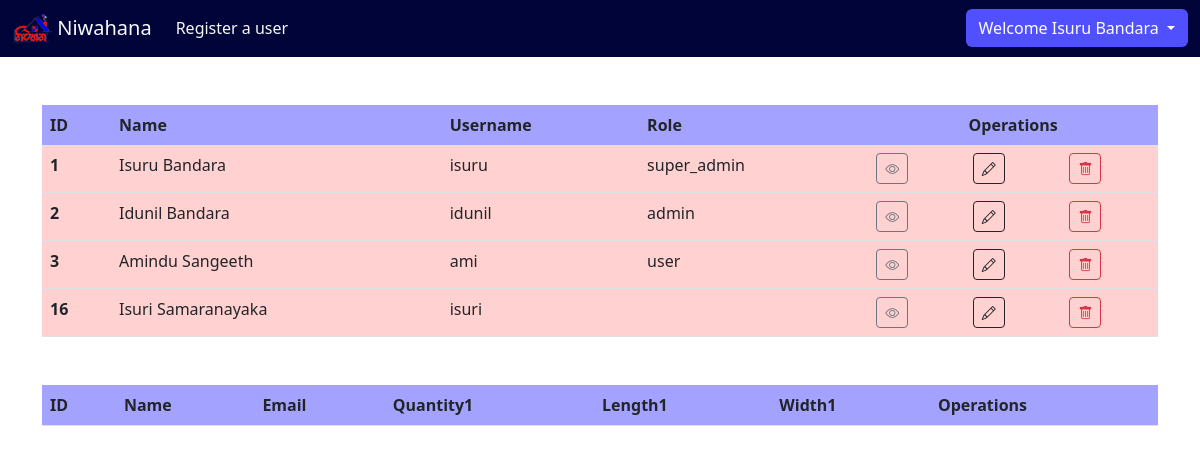
The page /admin/includes/home.php (signed in) on the database as committed earlier.
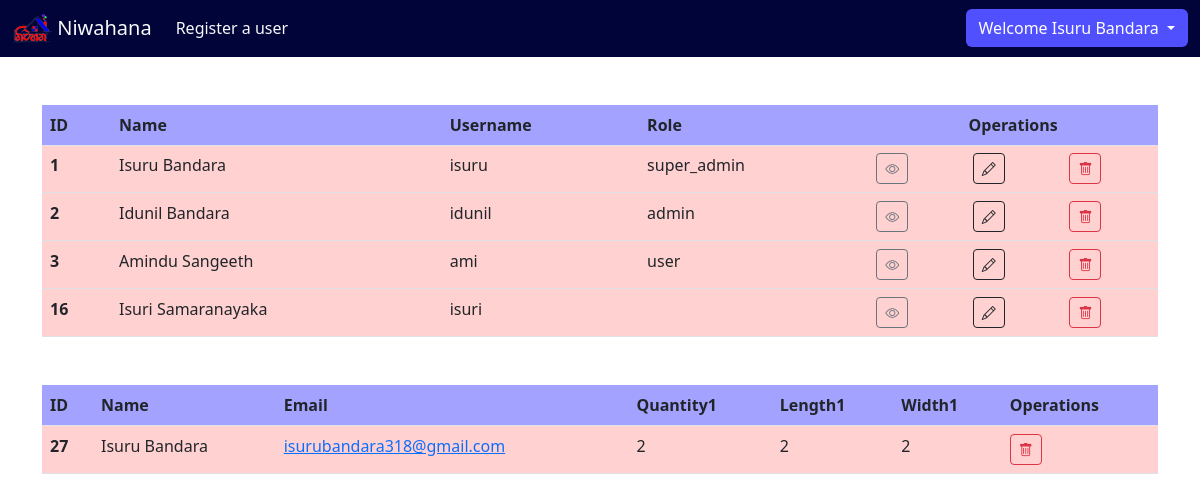
The same page on the database as committed later.
### tables this page shows
CREATE TABLE `details2` (
  `id` int(10) NOT NULL,
  `Name` varchar(255) NOT NULL,
  `email` varchar(255) NOT NULL,
  `Quantity1` int(255) NOT NULL,
  `Length1` int(255) NOT NULL,
  `Width1` int(255) NOT NULL
);

### admin/includes/home.php (the view, shortened to what this page needs)
<?php include "../header.php"?>
<body class="main-container">
    <?php
  if ($_SESSION['role'] == 'super_admin'){
?>
    <nav class="navbar sticky-top navbar-expand-lg navc">
        <div class="container-fluid">
            <a class="navbar-brand text-light" href="../../view.php">
                <img src="../../img/logo2.png" alt="Logo" width="40" class="d-inline-block align-text-top">
                Niwahana
            </a>
            <div class="collapse navbar-collapse" id="navbarText1">
                <ul class="navbar-nav me-auto mb-2 mb-lg-0">
                    <li class="nav-item">
                        <a class="nav-link text-light" href="../../register.php">Register a user</a>
                    </li>
                </ul>
                <div class="dropdown">
                    <button class="btn btnprofile dropdown-toggle" type="button" id="dropdownMenuButton1"
                        data-bs-toggle="dropdown" aria-expanded="false">
                        Welcome <?php echo $_SESSION['name'] ?>
                    </button>
                </div>
            </div>
        </div>
    </nav>
    <div class="container">
        <table class="table rounded-4 mt-5 table-hover tablerole">
            <thead>
                <tr class="tablebg1">
                    <th scope="col">ID</th>
                    <th scope="col">Name</th>
                    <th scope="col">Username</th>
                    <th scope="col">Role</th>
                    <th scope="col" colspan="3" class="text-center">Operations</th>
                </tr>
            </thead>
            <tbody>
                <tr styl>
                    <?php
            $query="SELECT * FROM login";
            $view_users= mysqli_query($conn,$query);
            while($row= mysqli_fetch_assoc($view_users)){
              $id = $row['id'];
              $name = $row['name'];
              $username = $row['username'];
              $role = $row['role'];
              echo "<tr class='tablebg2'>";
              echo " <th scope='row' >{$id}</th>";
              echo " <td > {$name}</td>";
              echo " <td > {$username}</td>";
              echo " <td >{$role} </td>";
              echo " <td class=''> <a href='view.php?user_id={$id}' class='btn btn-sm btn-outline-secondary'> <i class='bi bi-eye'></i> </a> </td>";
              echo " <td class='' > <a href='update.php?edit&user_id={$id}' class='btn btn-sm btn-outline-dark'><i class='bi bi-pencil'></i> </a> </td>";
              echo " <td  class=''>  <a href='delete.php?delete={$id}'\" onClick=\"return confirm('Are you sure you want to delete?')\" class='btn btn-sm btn-outline-danger'> <i class='bi bi-trash'></i> </a> </td>";
              echo " </tr> ";
                  }
                ?>
                </tr>
            </tbody>
        </table>
        <table class="table rounded-4 mt-5 table-hover tabledata">
            <thead>
                <tr class="tablebg1">
                    <th scope="col">ID</th>
                    <th scope="col">Name</th>
                    <th scope="col">Email</th>
                    <th scope="col">Quantity1</th>
                    <th scope="col">Length1</th>
                    <th scope="col">Width1</th>
                    <th scope="col">Operations</th>
                </tr>
            </thead>
            <tbody>
                <tr>
                    <?php
            $query="SELECT * FROM details2";
            $view_users= mysqli_query($conn,$query);
            while($row= mysqli_fetch_assoc($view_users)){
              $id = $row['id'];
              $name = $row['Name'];
              $email = $row['email'];
              $Quantity1 = $row['Quantity1'];
              $Length1 = $row['Length1'];
              $Width1 = $row['Width1'];
              echo "<tr class='tablebg2'>";
              echo " <th scope='row' >{$id}</th>";
              echo " <td > {$name}</td>";
              echo " <td > <a href = 'mailto:{$email}'>{$email}</a></td>";
              echo " <td >{$Quantity1} </td>";
              echo " <td >{$Length1} </td>";
              echo " <td >{$Width1} </td>";
              echo " <td  class=''>  <a href='delete2.php?delete={$id}'\" onClick=\"return confirm('Are you sure you want to delete?')\" class='btn btn-sm btn-outline-danger'> <i class='bi bi-trash'></i> </a> </td>";
                  }
                ?>
                </tr>
            </tbody>
        </table>
    </div>
    <?php
    }else {
      header('Location: ../../view.php');
    }
  ?>
    <?php include "../footer.php" ?>
</body>

### admin/header.php (shortened to what this page needs)
<!DOCTYPE html>
<html lang="en">
<head>
	<link href="../../css/view.css?v=<?php echo time(); ?>" rel="stylesheet" type="text/css">
	<link rel="stylesheet" href="../../bootstrap/css/bootstrap.css" media="screen">
    <link rel="stylesheet" href="../../bootstrap/css/bootstrap.min.css" media="screen">
<link rel="stylesheet" href="https://cdn.jsdelivr.net/npm/bootstrap-icons@1.3.0/font/bootstrap-icons.css">
<link rel="stylesheet" href="https://cdnjs.cloudflare.com/ajax/libs/font-awesome/6.4.0/css/all.min.css" media="screen" />
</head>
<body>

### admin/footer.php (shortened to what this page needs)
</body>
</html>

### css/view.css (style rules this page uses)
.btnprofile { background: #5050ff !important; color: white !important; }
.navc { background-color: #010439 !important; color: #ffffff !important; }
.tablebg1 { background: #5050ff86 !important; }
.tablebg2 { background: #ff91916b !important; }

Rows that differ between the two databases and show on the page:
added details2: id "27", Name "Isuru Bandara", email "isurubandara318@gmail.com", Quantity1 "2", Length1 "2", Width1 "2"
